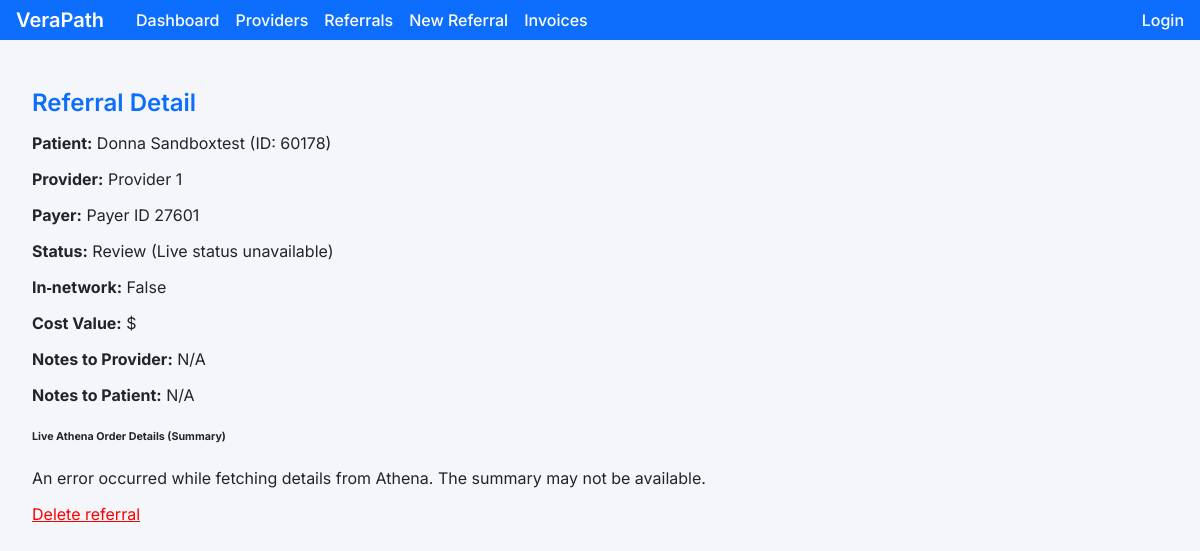
Page /analytics/referrals/385/ on the earlier database version.
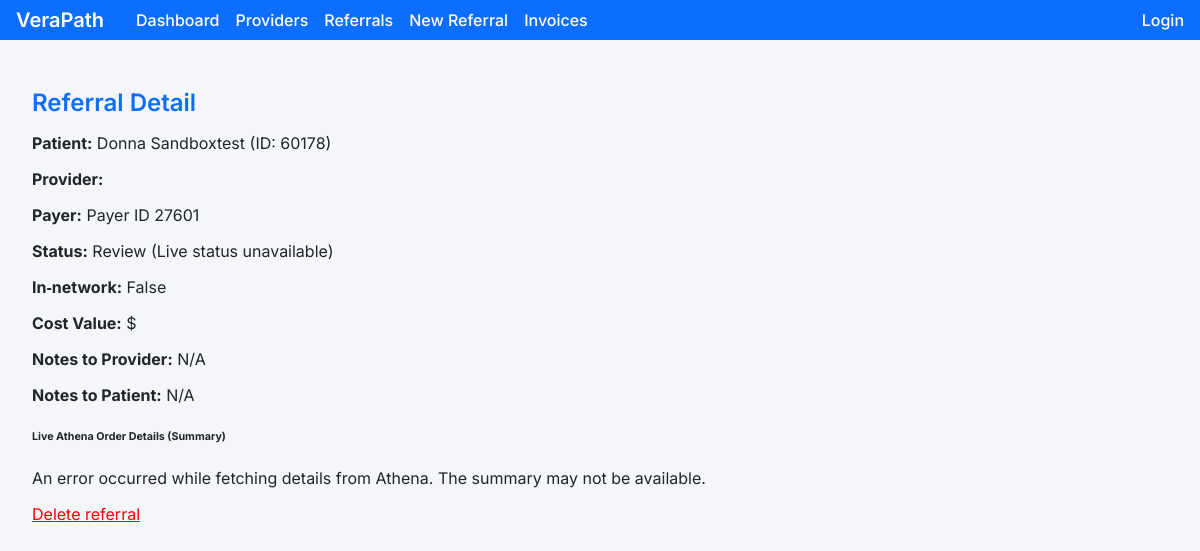
Same page on the later database version.
### analytics/models.py (models this page shows, shortened)
class Referral(models.Model):
    class Status(models.TextChoices):
        PENDING = 'pending', 'Pending'
        SENT = 'sent', 'Sent'
        ACKNOWLEDGED = 'ack', 'Acknowledged'
        SCHEDULED = 'scheduled', 'Scheduled'
        COMPLETED = 'completed', 'Completed'
        NO_SHOW = 'no_show', 'No Show'
        RESCHEDULED = 'rescheduled', 'Rescheduled'
        CANCELLED = 'cancelled', 'Cancelled'
        REVIEW = 'review', 'Review'
        CLOSED = 'closed', 'Closed'
    patient = models.ForeignKey(Patient, on_delete=models.PROTECT)
    provider = models.ForeignKey(Provider, on_delete=models.SET_NULL, null=True)
    payer = models.ForeignKey(Payer, on_delete=models.SET_NULL, null=True, blank=True)
    specialty = models.CharField(max_length=120, blank=True)  # NEW: record referral specialty
    status = models.CharField(max_length=20, choices=Status.choices, default=Status.PENDING)
    in_network = models.BooleanField(default=True)
    is_urgent = models.BooleanField(default=False)
    documenttypeid = models.CharField(max_length=50, blank=True, null=True)
    rvu_cost = models.DecimalField(max_digits=10, decimal_places=2, default=Decimal('0.00'))
    referral_date = models.DateField()
    suggested_provider_ids = models.CharField(max_length=200, blank=True)
    created_at = models.DateTimeField(default=timezone.now)
    ack_at = models.DateTimeField(null=True, blank=True)
    scheduled_at = models.DateTimeField(null=True, blank=True)
    completed_at = models.DateTimeField(null=True, blank=True)
    cancelled_at = models.DateTimeField(null=True, blank=True)
    athena_document_id = models.CharField(max_length=50, blank=True, null=True)
    athena_encounter_id = models.CharField(max_length=50, blank=True, null=True)
    athena_department_id = models.CharField(max_length=50, blank=True, null=True)
    provider_note = models.TextField(blank=True)
    note_to_patient = models.TextField(blank=True)
    visit_summary = models.TextField(blank=True, null=True)

class Provider(models.Model):
    practice = models.ForeignKey(Practice, on_delete=models.CASCADE, null=True, blank=True)
    npi = models.CharField(max_length=20, blank=True, null=True)
    full_name = models.CharField(max_length=200)
    specialty = models.CharField(max_length=120, blank=True, null=True)
    subspecialty = models.CharField(max_length=120, blank=True, null=True)
    city = models.CharField(max_length=100, blank=True, null=True)
    state = models.CharField(max_length=50, blank=True, null=True)
    accepting_new_patients = models.BooleanField(default=True, blank=True, null=True)
    primary_department = models.CharField(max_length=200, blank=True, null=True)
    is_in_network = models.BooleanField(default=False)
    providerid = models.IntegerField(blank=True, null=True)
    firstname = models.CharField(max_length=100, blank=True, null=True)
    lastname = models.CharField(max_length=100, blank=True, null=True)
    middleinitial = models.CharField(max_length=1, blank=True, null=True)
    sex = models.CharField(max_length=1, blank=True, null=True)
    entitytype = models.CharField(max_length=50, blank=True, null=True)
    ansinamecode = models.CharField(max_length=255, blank=True, null=True)
    hideinportal = models.BooleanField(default=False, blank=True, null=True)
    schedulingname = models.CharField(max_length=200, blank=True, null=True)
    billable = models.BooleanField(default=False, blank=True, null=True)
    ansispecialtycode = models.CharField(max_length=50, blank=True, null=True)
    createencounteroncheckin = models.BooleanField(default=False, blank=True, null=True)
    class Meta:
        unique_together = (('practice', 'providerid'),)

class Patient(models.Model):
    original_id = models.CharField(max_length=120, unique=True)
    pseudonym = models.CharField(max_length=64, unique=True, editable=False)
    first_name = models.CharField(max_length=100, blank=True, null=True)
    last_name = models.CharField(max_length=100, blank=True, null=True)
    def __str__(self) -> str:
        if self.first_name and self.last_name:
            return f"{self.first_name} {self.last_name} (ID: {self.original_id})"
        return f"Patient {self.pseudonym[:8]}"

class Payer(models.Model):
    code = models.CharField(max_length=64, unique=True)
    name = models.CharField(max_length=200)

### analytics/views.py (the view, shortened to what this page needs)
# urls.py: path('referrals/<int:pk>/', views.referral_detail, name='referral_detail'),
def referral_detail(request, pk):
    referral = get_object_or_404(Referral, pk=pk)
    return render(request, 'analytics/referral_detail.html', {
        'referral': referral,
    })

### analytics/templates/analytics/referral_detail.html (shortened to what this page needs)
{% extends 'base.html' %}
{% block content %}
<h2>Referral Detail</h2>
<p><strong>Patient:</strong> {{ referral.patient }}</p>
<p><strong>Provider:</strong> {{ referral.provider.full_name }}</p>
<p><strong>Payer:</strong>
    {% if referral.payer %}
        {{ referral.payer.name }}
    {% else %}
        N/A
    {% endif %}
</p>
<p><strong>Status:</strong> <span id="referral-status-badge" class="badge badge-{{ referral.status|lower }}" data-status="{{ referral.status|lower }}">{{ referral.get_status_display }}</span></p>
<p><strong>In‑network:</strong> {{ referral.in_network }}</p>
<p><strong>Cost Value:</strong> ${{ referral.cost_value|floatformat:2 }}</p>
<p><strong>Notes to Provider:</strong> {{ referral.provider_note|default:"N/A" }}</p>
<p><strong>Notes to Patient:</strong> {{ referral.note_to_patient|default:"N/A" }}</p>
<div id="athena-details-container" class="card shadow mb-4">
    <div class="card-header py-3">
        <h6 class="m-0 font-weight-bold text-primary">Live Athena Order Details (Summary)</h6>
    </div>
    <div class="card-body" id="athena-details-body">
    </div>
</div>
<p><a href="{% url 'analytics:delete_referral' referral.id %}" style="color:red;">Delete referral</a></p>
{% endblock %}

Differences in the rows shown:
changed Referral "False": provider.full_name "Provider 1" → (not shown)
